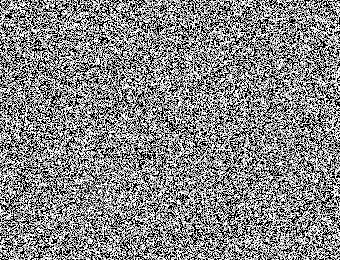
%> input picture image processing HW/problem1.bmp, 340 x 260 px
$ octave HW11V_8.m   (GNU Octave 9; MATLAB toolbox functions it lacks are replaced by stand-ins)
%> lines starting %> are read from the running program, lines starting %| are printed output that depends on the picture; in (x1, y1, x2, y2) boxes, pixels count from 0 and x2, y2 are one past the last pixel; in counts of white or black regions, pixels touching at a corner belong together; the program's own positions count from 1

clear all; clc;%清空%
p=imread('Problem1.bmp');
%> p is the input picture: size 260x340 uint8; min 0, max 255, mean 135.5
cc=imread('Problem1.bmp');
%--------4-adjacency----------%
[m n]=size(p);
%> m = 260; n = 340
v=[20,150,255];
%----加入新的第一行第一列都是0矩陣----%
[m n]=size(cc);
aa=0;
dd=cc;
q=0;
qq=zeros(m,n);
qqq=1;
change=[];
for a=1:m
     for b=1:n
          if(any(v==cc(a,b))==1)
             if(any(v==cc(a-1,b))==0 && any(v==cc(a,b-1))==0 && any(v==cc(a-1,b-1))==0 && any(v==cc(a-1,b+1))==0)
                dd(a,b)=aa;
                aa=aa+4;
             elseif(any(v==cc(a-1,b))==1 | any(v==cc(a,b-1))==1 | any(v==cc(a-1,b-1))==1 | any(v==cc(a-1,b+1))==1)
                 if(any(v==cc(a-1,b))==1)
                     qq(a-1,b)=qqq;
                 end
                 if(any(v==cc(a,b-1))==1)
                     qq(a,b-1)=qqq;
                 end
                 if(any(v==cc(a-1,b-1))==1)
                     qq(a-1,b-1)=qqq;
                 end
                 if(any(v==cc(a-1,b+1))==1)
                     qq(a-1,b+1)=qqq;
                 end
                 idx=find(qq==qqq);
                 if(numel(idx)==1)
                      dd(a,b)=dd(idx);
                 elseif(numel(idx)>1)
                     for i=2:size(idx)
                        if(dd(idx(i))~=dd(idx(1)))
                           change=[change;dd(idx(i)),dd(idx(1))];
                        end
                      end
                      dd(a,b)=dd(idx(1));
                      dd(idx)=dd(idx(1));
                 end

                  qqq=qqq+1;
             end
          end
     end
end
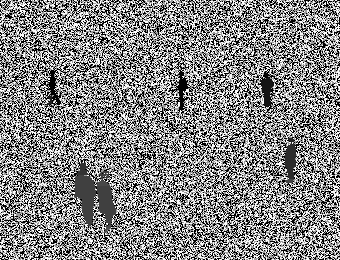
%> dd: size 260x340 uint8; 2.63% of pixels changed, all inside (x1, y1, x2, y2) = (46, 70, 296, 233)
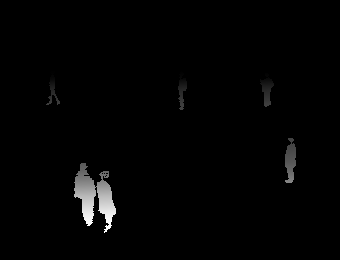
%> qq: size 260x340 double; min 0, max 2382, mean 32.6; drawn with min black and max white
%> after the loop, aa = 84; change = 79 rows, first 12: [8 16; 12 4; 12 4; 12 4; 16 24; 16 24; 16 24; 16 24; 24 20; 24 20; 24 20; 24 20]; idx = [27272; 27273; 27532; 27792]; qqq = 2383


imtool(dd)
